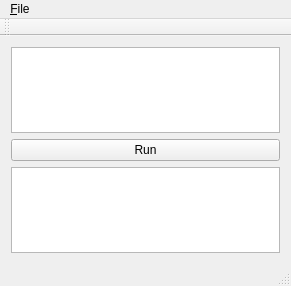
<?xml version="1.0" encoding="UTF-8"?>
<ui version="4.0">
 <class>SudokuSolver</class>
 <widget class="QMainWindow" name="SudokuSolver">
  <property name="geometry">
   <rect>
    <x>0</x>
    <y>0</y>
    <width>291</width>
    <height>286</height>
   </rect>
  </property>
  <property name="windowTitle">
   <string>SudokuSolver</string>
  </property>
  <widget class="QWidget" name="centralWidget">
   <layout class="QGridLayout" name="gridLayout">
    <item row="0" column="0">
     <widget class="QTableView" name="tableView"/>
    </item>
    <item row="2" column="0">
     <widget class="QTableView" name="tableView_2"/>
    </item>
    <item row="1" column="0">
     <widget class="QPushButton" name="pushButton">
      <property name="text">
       <string>Run</string>
      </property>
     </widget>
    </item>
   </layout>
  </widget>
  <widget class="QMenuBar" name="menuBar">
   <property name="geometry">
    <rect>
     <x>0</x>
     <y>0</y>
     <width>291</width>
     <height>22</height>
    </rect>
   </property>
   <widget class="QMenu" name="menu_File">
    <property name="title">
     <string>&amp;File</string>
    </property>
    <addaction name="action_Open"/>
    <addaction name="actionSave_Solution"/>
   </widget>
   <addaction name="menu_File"/>
  </widget>
  <widget class="QToolBar" name="mainToolBar">
   <attribute name="toolBarArea">
    <enum>TopToolBarArea</enum>
   </attribute>
   <attribute name="toolBarBreak">
    <bool>false</bool>
   </attribute>
  </widget>
  <widget class="QStatusBar" name="statusBar"/>
  <action name="action_Open">
   <property name="text">
    <string>&amp;Open</string>
   </property>
  </action>
  <action name="actionSave_Solution">
   <property name="text">
    <string>Save Solution</string>
   </property>
  </action>
 </widget>
 <layoutdefault spacing="6" margin="11"/>
 <resources/>
 <connections/>
</ui>
